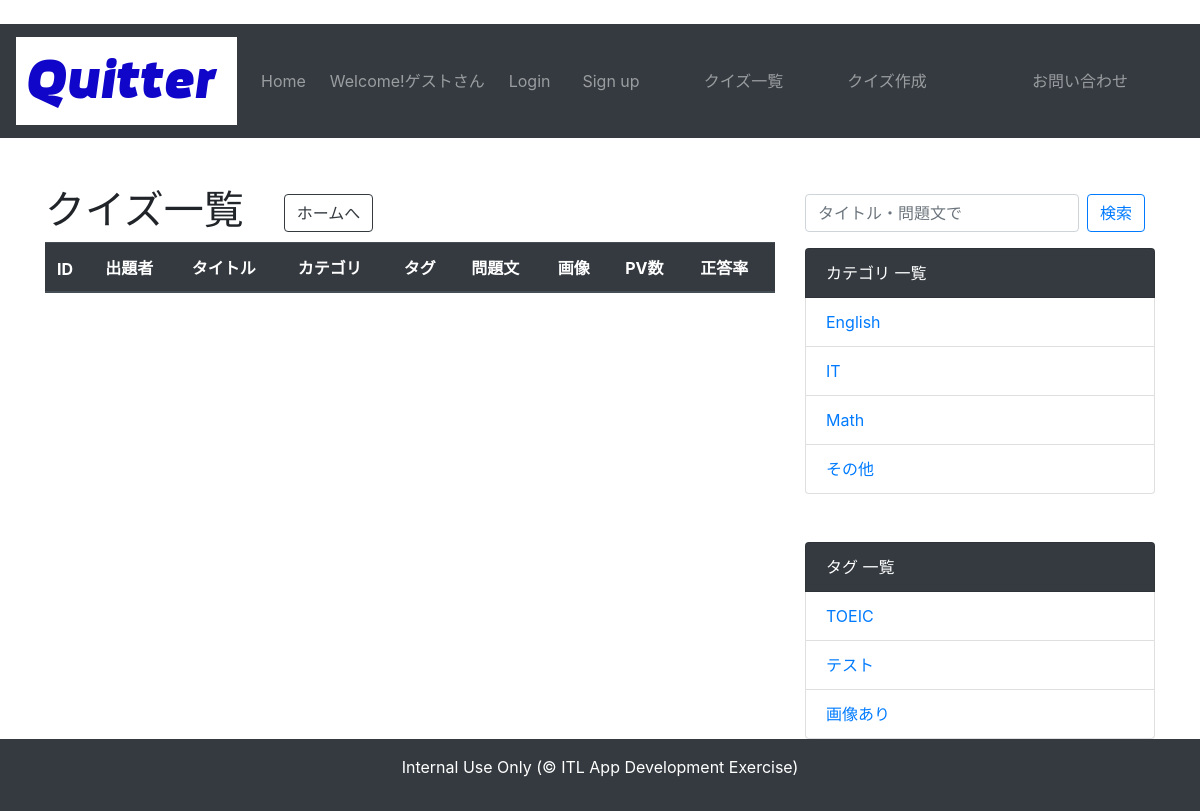
Before: /quiz/category/4 with the older database file.
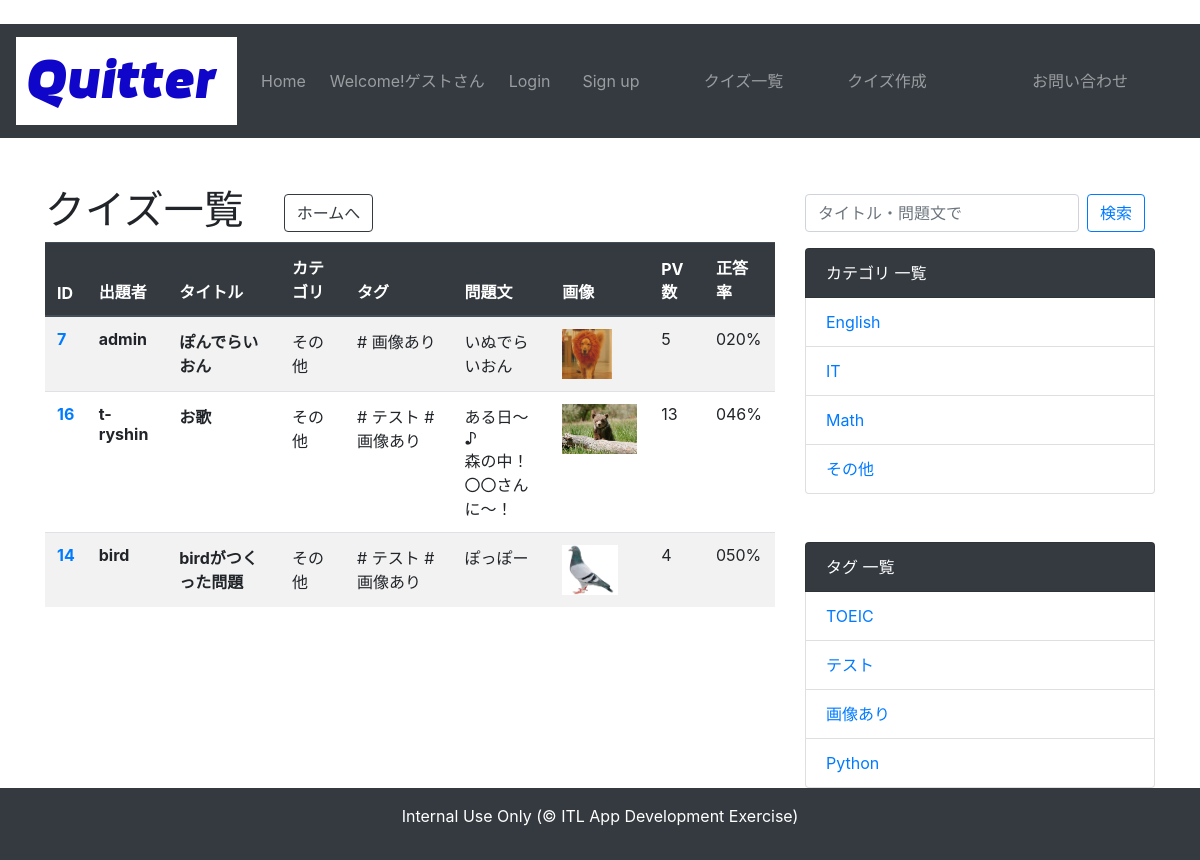
After: the same page with the newer database file.
### quiz/models.py (models this page shows, shortened)
class Category(models.Model):
    name = models.CharField('カテゴリ名', max_length=255)
    def __str__(self):
        return self.name

class Tag(models.Model):
    name = models.CharField('タグ名', max_length=255)
    def __str__(self):
        return self.name

class Quiz(models.Model):
    QUIZ_CHOICES = (
        ('a', 'a'), ('b', 'b'), ('c', 'c'), ('d', 'd')
        )
    author = models.ForeignKey(User,verbose_name='作成者',on_delete=models.CASCADE)
    title = models.CharField('タイトル', max_length=255)
    text = models.TextField('問題文')
    image = models.ImageField('画像', upload_to='img', blank=True, null=True)
    category = models.ForeignKey(Category, verbose_name='カテゴリ', blank=False, on_delete=models.PROTECT)
    tag = models.ManyToManyField(Tag, verbose_name='タグ', blank=True)
    choice_a = models.CharField('選択肢a', max_length=255)
    choice_b = models.CharField('選択肢b', max_length=255)
    choice_c = models.CharField('選択肢c', max_length=255)
    choice_d = models.CharField('選択肢d', max_length=255)
    correct_answer = models.CharField('正解', choices=QUIZ_CHOICES, max_length=1)
    explanation = models.TextField('解説', blank=True)
    created_at = models.DateTimeField('問題更新日', default=timezone.now)

### account/models.py (models this page shows)
class User(AbstractUser):
    pass

### quiz/views.py (the view)
# urls.py: path('category/<int:category_pk>', views.QuizCategoryView.as_view(), name='category'),
class QuizCategoryView(ListView):
    model = Quiz
    template_name = 'quiz/list.html'
    def get_context_data(self, **kwargs):
        context = super().get_context_data(**kwargs)
        category_pk = self.kwargs['category_pk']
        category_quiz_list = Quiz.objects.order_by('-created_at').filter(category__pk=category_pk)
        quiz_dict = get_quiz_dict(category_quiz_list)
        context['quiz_dict'] = quiz_dict
        return context

### quiz/context_processors.py (called while the page is built)
def common(request):
    context = {
        'category_list':Category.objects.all(),
        'tag_list':Tag.objects.all()
    }
    return context

### quiz/func.py (called while the page is built)
def get_quiz_dict(quiz_list):
    quiz_dict = {}
    for quiz in quiz_list:
        quiz_id = quiz.id
        answer = Answer.objects.filter(quiz=quiz_id) # 問題IDでフィルターした回答履歴
        total_count = answer.count() # 総回答数
        correct_count = answer.filter(is_correct=True).count() # 正解の回答数
        try:
            correct_rate = f'{correct_count / total_count * 100:03.0f}%'
        except ZeroDivisionError:
            correct_rate = "まだ回答がありません"
        quiz_dict[quiz] = {
            'total_count': total_count,
            'correct_rate': correct_rate,
        }
    return quiz_dict

### templates/quiz/list.html (shortened to what this page needs)
{% extends 'base.html' %}
{% load static %}
{% block content %}
<h1>クイズ一覧　<a href="{% url 'quiz:index' %}"><button type="button" class="btn btn-outline-dark">ホームへ</button></a></h1>
<table class="table table-striped">
    <thead class="thead-dark">
        <tr>
            <th>ID</th>
            <th>出題者</th>
            <th>タイトル</th>
            <th>カテゴリ</th>
            <th>タグ</th>
            <th>問題文</th>
            <th>画像</th>
            <th>PV数</th>
            <th>正答率</th>
        </tr>
    </thead>
    <tbody>
        {% for quiz, value in quiz_dict.items %}
        <tr>
            <th scope="row"><a href="{% url 'quiz:detail' quiz.pk %}">{{ quiz.pk }}</a></th>
            <th>{{ quiz.author }}</th>
            <th>{{ quiz.title }}</th>
            <td>{{ quiz.category }}</td>
            <td>{% for tag in quiz.tag.all %} # {{ tag }}{% endfor %}</td>
            <td>{{ quiz.text|linebreaksbr }}</td>
            <td>{% if quiz.image %}<img src="{{ quiz.image.url }}" height=50>{% endif %}</td>
            <td>{{ value.total_count }}</td>
            <td>{{ value.correct_rate }}</td>
        </tr>
        {% endfor %}
    </tbody>
</table>
{% endblock content %}
{% block sidebar %}
           <ul class="list-group mt-2 mb-3">
                <form class="form-inline my-2 my-lg-0" method="GET" action="{% url 'quiz:search' %}">
                    <input class="form-control mr-sm-2" type="text" placeholder="タイトル・問題文で" aria-label="Search" name="keyword">
                    <button class="btn btn-outline-primary my-2 my-sm-0" type="submit">検索</button>
                </form>
            </ul>
            <ul class="list-group mb-5">
                <li class="list-group-item bg-dark text-white">カテゴリ 一覧</li>
                {% for category in category_list %}
                    <li class="list-group-item"><a href="{% url 'quiz:category' category.pk %}">{{ category }}</a></li>
                {% endfor %}
            </ul>
            <ul class="list-group">
                <li class="list-group-item bg-dark text-white">タグ 一覧</li>
                {% for tag in tag_list %}
                    <li class="list-group-item"><a href="{% url 'quiz:tag' tag.pk %}">{{ tag }}</a></li>
                {% endfor %}
            </ul>
{% endblock sidebar %}

Changed rows visible on the page:
now on this page (row edited): Quiz: pk "7", author "admin", title "ぽんでらいおん", category "その他", text "いぬでらいおん", image (picture), total_count "5", correct_rate "020%", Tag (name "画像あり")
now on this page (row edited): Quiz: pk "16", author "t-ryshin", title "お歌", category "その他", text "ある日～♪ 森の中！ 〇〇さんに～！", image (picture), total_count "13", correct_rate "046%", Tag (name "テスト"), Tag (name "画像あり")
now on this page (row edited): Quiz: pk "14", author "bird", title "birdがつくった問題", category "その他", text "ぽっぽー", image (picture), total_count "4", correct_rate "050%", Tag (name "テスト"), Tag (name "画像あり")
added Tag: name "Python"
